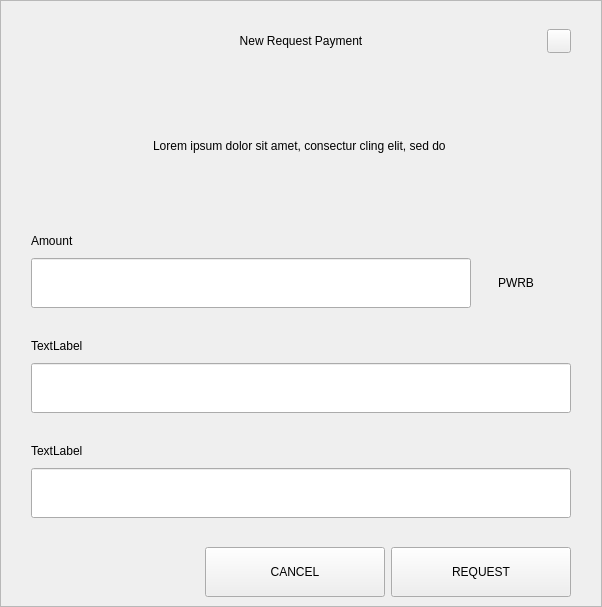
<?xml version="1.0" encoding="UTF-8"?>
<ui version="4.0">
 <class>RequestDialog</class>
 <widget class="QDialog" name="RequestDialog">
  <property name="geometry">
   <rect>
    <x>0</x>
    <y>0</y>
    <width>602</width>
    <height>607</height>
   </rect>
  </property>
  <property name="windowTitle">
   <string>Dialog</string>
  </property>
  <layout class="QVBoxLayout" name="verticalLayout_5">
   <property name="spacing">
    <number>0</number>
   </property>
   <property name="leftMargin">
    <number>0</number>
   </property>
   <property name="topMargin">
    <number>0</number>
   </property>
   <property name="rightMargin">
    <number>0</number>
   </property>
   <property name="bottomMargin">
    <number>0</number>
   </property>
   <item>
    <widget class="QFrame" name="frame">
     <property name="styleSheet">
      <string notr="true"/>
     </property>
     <property name="frameShape">
      <enum>QFrame::StyledPanel</enum>
     </property>
     <property name="frameShadow">
      <enum>QFrame::Raised</enum>
     </property>
     <layout class="QVBoxLayout" name="verticalLayout_4" stretch="1,0,0">
      <property name="spacing">
       <number>0</number>
      </property>
      <property name="leftMargin">
       <number>30</number>
      </property>
      <property name="topMargin">
       <number>20</number>
      </property>
      <property name="rightMargin">
       <number>30</number>
      </property>
      <property name="bottomMargin">
       <number>0</number>
      </property>
      <item>
       <layout class="QHBoxLayout" name="horizontalLayout_3">
        <property name="spacing">
         <number>0</number>
        </property>
        <item>
         <spacer name="horizontalSpacer_21">
          <property name="orientation">
           <enum>Qt::Horizontal</enum>
          </property>
          <property name="sizeHint" stdset="0">
           <size>
            <width>40</width>
            <height>20</height>
           </size>
          </property>
         </spacer>
        </item>
        <item>
         <widget class="QLabel" name="labelTitle">
          <property name="minimumSize">
           <size>
            <width>0</width>
            <height>40</height>
           </size>
          </property>
          <property name="maximumSize">
           <size>
            <width>16777215</width>
            <height>40</height>
           </size>
          </property>
          <property name="styleSheet">
           <string notr="true">padding-left:24px;</string>
          </property>
          <property name="text">
           <string>New Request Payment</string>
          </property>
          <property name="alignment">
           <set>Qt::AlignCenter</set>
          </property>
          <property name="margin">
           <number>7</number>
          </property>
         </widget>
        </item>
        <item>
         <spacer name="horizontalSpacer">
          <property name="orientation">
           <enum>Qt::Horizontal</enum>
          </property>
          <property name="sizeHint" stdset="0">
           <size>
            <width>40</width>
            <height>20</height>
           </size>
          </property>
         </spacer>
        </item>
        <item>
         <widget class="QPushButton" name="btnEsc">
          <property name="minimumSize">
           <size>
            <width>24</width>
            <height>24</height>
           </size>
          </property>
          <property name="maximumSize">
           <size>
            <width>24</width>
            <height>24</height>
           </size>
          </property>
          <property name="focusPolicy">
           <enum>Qt::NoFocus</enum>
          </property>
          <property name="text">
           <string/>
          </property>
         </widget>
        </item>
       </layout>
      </item>
      <item>
       <widget class="QStackedWidget" name="stack">
        <property name="minimumSize">
         <size>
          <width>540</width>
          <height>0</height>
         </size>
        </property>
        <property name="maximumSize">
         <size>
          <width>540</width>
          <height>16777215</height>
         </size>
        </property>
        <property name="currentIndex">
         <number>0</number>
        </property>
        <widget class="QWidget" name="page_1">
         <property name="minimumSize">
          <size>
           <width>540</width>
           <height>0</height>
          </size>
         </property>
         <property name="maximumSize">
          <size>
           <width>540</width>
           <height>16777215</height>
          </size>
         </property>
         <layout class="QVBoxLayout" name="layout1">
          <property name="spacing">
           <number>0</number>
          </property>
          <property name="leftMargin">
           <number>0</number>
          </property>
          <property name="topMargin">
           <number>0</number>
          </property>
          <property name="rightMargin">
           <number>0</number>
          </property>
          <property name="bottomMargin">
           <number>0</number>
          </property>
          <item>
           <spacer name="verticalSpacer_21">
            <property name="orientation">
             <enum>Qt::Vertical</enum>
            </property>
            <property name="sizeType">
             <enum>QSizePolicy::Fixed</enum>
            </property>
            <property name="sizeHint" stdset="0">
             <size>
              <width>20</width>
              <height>30</height>
             </size>
            </property>
           </spacer>
          </item>
          <item alignment="Qt::AlignHCenter">
           <widget class="QLabel" name="labelMessage">
            <property name="minimumSize">
             <size>
              <width>400</width>
              <height>50</height>
             </size>
            </property>
            <property name="text">
             <string>Lorem ipsum dolor sit amet, consectur cling elit, sed do </string>
            </property>
            <property name="alignment">
             <set>Qt::AlignCenter</set>
            </property>
            <property name="wordWrap">
             <bool>true</bool>
            </property>
           </widget>
          </item>
          <item alignment="Qt::AlignBottom">
           <widget class="QWidget" name="containerAmount" native="true">
            <layout class="QVBoxLayout" name="verticalLayout">
             <property name="spacing">
              <number>9</number>
             </property>
             <property name="leftMargin">
              <number>0</number>
             </property>
             <property name="topMargin">
              <number>0</number>
             </property>
             <property name="rightMargin">
              <number>0</number>
             </property>
             <property name="bottomMargin">
              <number>0</number>
             </property>
             <item>
              <widget class="QLabel" name="labelSubtitleAmount">
               <property name="minimumSize">
                <size>
                 <width>350</width>
                 <height>16</height>
                </size>
               </property>
               <property name="maximumSize">
                <size>
                 <width>16777215</width>
                 <height>16</height>
                </size>
               </property>
               <property name="text">
                <string>Amount</string>
               </property>
              </widget>
             </item>
             <item alignment="Qt::AlignTop">
              <widget class="QWidget" name="layoutAmount" native="true">
               <layout class="QHBoxLayout" name="horizontalLayout" stretch="2,0">
                <property name="spacing">
                 <number>0</number>
                </property>
                <property name="leftMargin">
                 <number>0</number>
                </property>
                <property name="topMargin">
                 <number>0</number>
                </property>
                <property name="rightMargin">
                 <number>0</number>
                </property>
                <property name="bottomMargin">
                 <number>0</number>
                </property>
                <item>
                 <widget class="QLineEdit" name="lineEditAmount">
                  <property name="minimumSize">
                   <size>
                    <width>0</width>
                    <height>50</height>
                   </size>
                  </property>
                  <property name="maximumSize">
                   <size>
                    <width>16777215</width>
                    <height>50</height>
                   </size>
                  </property>
                 </widget>
                </item>
                <item>
                 <widget class="QWidget" name="comboContainer" native="true">
                  <property name="minimumSize">
                   <size>
                    <width>100</width>
                    <height>50</height>
                   </size>
                  </property>
                  <property name="maximumSize">
                   <size>
                    <width>16777215</width>
                    <height>50</height>
                   </size>
                  </property>
                  <layout class="QHBoxLayout" name="horizontalLayout_31">
                   <property name="spacing">
                    <number>0</number>
                   </property>
                   <property name="leftMargin">
                    <number>0</number>
                   </property>
                   <property name="topMargin">
                    <number>0</number>
                   </property>
                   <property name="rightMargin">
                    <number>10</number>
                   </property>
                   <property name="bottomMargin">
                    <number>0</number>
                   </property>
                   <item>
                    <widget class="QLabel" name="comboBoxCoin">
                     <property name="text">
                      <string>PWRB</string>
                     </property>
                     <property name="alignment">
                      <set>Qt::AlignCenter</set>
                     </property>
                    </widget>
                   </item>
                  </layout>
                 </widget>
                </item>
               </layout>
              </widget>
             </item>
            </layout>
           </widget>
          </item>
          <item>
           <spacer name="verticalSpacer_31">
            <property name="orientation">
             <enum>Qt::Vertical</enum>
            </property>
            <property name="sizeType">
             <enum>QSizePolicy::Fixed</enum>
            </property>
            <property name="sizeHint" stdset="0">
             <size>
              <width>20</width>
              <height>30</height>
             </size>
            </property>
           </spacer>
          </item>
          <item>
           <layout class="QVBoxLayout" name="verticalLayoutLabel">
            <property name="spacing">
             <number>9</number>
            </property>
            <item>
             <widget class="QLabel" name="labelSubtitleLabel">
              <property name="minimumSize">
               <size>
                <width>0</width>
                <height>16</height>
               </size>
              </property>
              <property name="maximumSize">
               <size>
                <width>16777215</width>
                <height>16</height>
               </size>
              </property>
              <property name="text">
               <string>TextLabel</string>
              </property>
             </widget>
            </item>
            <item>
             <widget class="QLineEdit" name="lineEditLabel">
              <property name="minimumSize">
               <size>
                <width>0</width>
                <height>50</height>
               </size>
              </property>
              <property name="maximumSize">
               <size>
                <width>16777215</width>
                <height>50</height>
               </size>
              </property>
             </widget>
            </item>
           </layout>
          </item>
          <item>
           <spacer name="verticalSpacer_34">
            <property name="orientation">
             <enum>Qt::Vertical</enum>
            </property>
            <property name="sizeType">
             <enum>QSizePolicy::Fixed</enum>
            </property>
            <property name="sizeHint" stdset="0">
             <size>
              <width>20</width>
              <height>30</height>
             </size>
            </property>
           </spacer>
          </item>
          <item>
           <layout class="QVBoxLayout" name="verticalLayoutDescription">
            <property name="spacing">
             <number>9</number>
            </property>
            <item>
             <widget class="QLabel" name="labelSubtitleDescription">
              <property name="minimumSize">
               <size>
                <width>0</width>
                <height>16</height>
               </size>
              </property>
              <property name="maximumSize">
               <size>
                <width>16777215</width>
                <height>16</height>
               </size>
              </property>
              <property name="text">
               <string>TextLabel</string>
              </property>
             </widget>
            </item>
            <item>
             <widget class="QLineEdit" name="lineEditDescription">
              <property name="minimumSize">
               <size>
                <width>0</width>
                <height>50</height>
               </size>
              </property>
              <property name="maximumSize">
               <size>
                <width>16777215</width>
                <height>50</height>
               </size>
              </property>
             </widget>
            </item>
            <item>
             <spacer name="verticalSpacer_4">
              <property name="orientation">
               <enum>Qt::Vertical</enum>
              </property>
              <property name="sizeType">
               <enum>QSizePolicy::Fixed</enum>
              </property>
              <property name="sizeHint" stdset="0">
               <size>
                <width>20</width>
                <height>20</height>
               </size>
              </property>
             </spacer>
            </item>
           </layout>
          </item>
         </layout>
        </widget>
        <widget class="QWidget" name="page_2">
         <layout class="QVBoxLayout" name="layout2">
          <item>
           <spacer name="verticalSpacer_5">
            <property name="orientation">
             <enum>Qt::Vertical</enum>
            </property>
            <property name="sizeType">
             <enum>QSizePolicy::Fixed</enum>
            </property>
            <property name="sizeHint" stdset="0">
             <size>
              <width>20</width>
              <height>50</height>
             </size>
            </property>
           </spacer>
          </item>
          <item alignment="Qt::AlignHCenter">
           <widget class="QLabel" name="labelQrImg">
            <property name="minimumSize">
             <size>
              <width>260</width>
              <height>260</height>
             </size>
            </property>
            <property name="maximumSize">
             <size>
              <width>260</width>
              <height>260</height>
             </size>
            </property>
            <property name="text">
             <string/>
            </property>
            <property name="alignment">
             <set>Qt::AlignCenter</set>
            </property>
           </widget>
          </item>
          <item>
           <spacer name="verticalSpacer_2">
            <property name="orientation">
             <enum>Qt::Vertical</enum>
            </property>
            <property name="sizeType">
             <enum>QSizePolicy::Fixed</enum>
            </property>
            <property name="sizeHint" stdset="0">
             <size>
              <width>20</width>
              <height>30</height>
             </size>
            </property>
           </spacer>
          </item>
          <item alignment="Qt::AlignHCenter">
           <widget class="QLabel" name="labelAddress">
            <property name="text">
             <string>P7VFR83SQbiezrW72hjcWJtcfip5krte2Z </string>
            </property>
           </widget>
          </item>
          <item>
           <spacer name="verticalSpacer_32">
            <property name="orientation">
             <enum>Qt::Vertical</enum>
            </property>
            <property name="sizeType">
             <enum>QSizePolicy::Expanding</enum>
            </property>
            <property name="sizeHint" stdset="0">
             <size>
              <width>20</width>
              <height>20</height>
             </size>
            </property>
           </spacer>
          </item>
          <item>
           <layout class="QHBoxLayout" name="horizontal">
            <property name="leftMargin">
             <number>20</number>
            </property>
            <property name="rightMargin">
             <number>20</number>
            </property>
            <property name="bottomMargin">
             <number>20</number>
            </property>
            <item>
             <spacer name="horizontalSpacer_4">
              <property name="orientation">
               <enum>Qt::Horizontal</enum>
              </property>
              <property name="sizeHint" stdset="0">
               <size>
                <width>40</width>
                <height>20</height>
               </size>
              </property>
             </spacer>
            </item>
            <item>
             <widget class="QPushButton" name="btnCopyAddress">
              <property name="minimumSize">
               <size>
                <width>180</width>
                <height>50</height>
               </size>
              </property>
              <property name="text">
               <string>COPY ADDRESS</string>
              </property>
             </widget>
            </item>
            <item>
             <widget class="QPushButton" name="btnCopyUrl">
              <property name="minimumSize">
               <size>
                <width>180</width>
                <height>50</height>
               </size>
              </property>
              <property name="text">
               <string>COPY URL</string>
              </property>
             </widget>
            </item>
            <item>
             <spacer name="horizontalSpacer_2">
              <property name="orientation">
               <enum>Qt::Horizontal</enum>
              </property>
              <property name="sizeHint" stdset="0">
               <size>
                <width>40</width>
                <height>20</height>
               </size>
              </property>
             </spacer>
            </item>
           </layout>
          </item>
         </layout>
        </widget>
       </widget>
      </item>
      <item>
       <widget class="QWidget" name="buttonsStack" native="true">
        <layout class="QHBoxLayout" name="horizontalLayout_5">
         <property name="leftMargin">
          <number>20</number>
         </property>
         <property name="rightMargin">
          <number>0</number>
         </property>
         <item>
          <spacer name="horizontalSpacer_41">
           <property name="orientation">
            <enum>Qt::Horizontal</enum>
           </property>
           <property name="sizeHint" stdset="0">
            <size>
             <width>40</width>
             <height>20</height>
            </size>
           </property>
          </spacer>
         </item>
         <item>
          <widget class="QPushButton" name="btnCancel">
           <property name="minimumSize">
            <size>
             <width>180</width>
             <height>50</height>
            </size>
           </property>
           <property name="focusPolicy">
            <enum>Qt::NoFocus</enum>
           </property>
           <property name="text">
            <string>CANCEL</string>
           </property>
          </widget>
         </item>
         <item>
          <widget class="QPushButton" name="btnSave">
           <property name="minimumSize">
            <size>
             <width>180</width>
             <height>50</height>
            </size>
           </property>
           <property name="focusPolicy">
            <enum>Qt::NoFocus</enum>
           </property>
           <property name="text">
            <string>REQUEST</string>
           </property>
          </widget>
         </item>
        </layout>
       </widget>
      </item>
     </layout>
    </widget>
   </item>
  </layout>
 </widget>
 <resources/>
 <connections/>
</ui>
